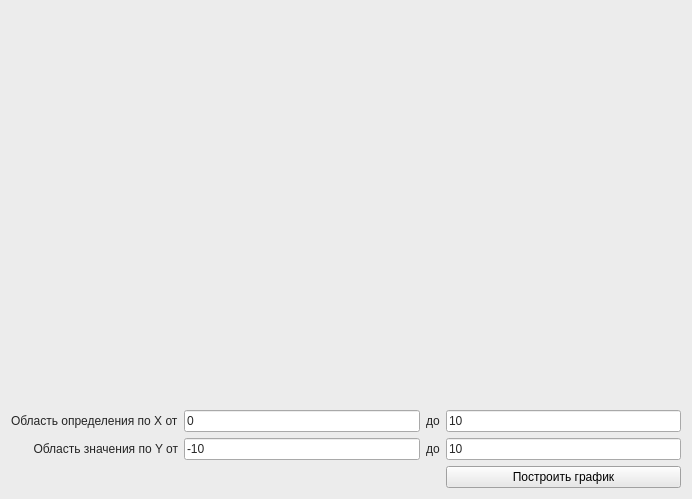
<?xml version="1.0" encoding="UTF-8"?>
<ui version="4.0">
 <class>GraphWindow</class>
 <widget class="QDialog" name="GraphWindow">
  <property name="geometry">
   <rect>
    <x>0</x>
    <y>0</y>
    <width>692</width>
    <height>499</height>
   </rect>
  </property>
  <property name="palette">
   <palette>
    <active>
     <colorrole role="WindowText">
      <brush brushstyle="SolidPattern">
       <color alpha="255">
        <red>255</red>
        <green>255</green>
        <blue>255</blue>
       </color>
      </brush>
     </colorrole>
     <colorrole role="Button">
      <brush brushstyle="SolidPattern">
       <color alpha="255">
        <red>65</red>
        <green>9</green>
        <blue>15</blue>
       </color>
      </brush>
     </colorrole>
     <colorrole role="Light">
      <brush brushstyle="SolidPattern">
       <color alpha="255">
        <red>22</red>
        <green>70</green>
        <blue>73</blue>
       </color>
      </brush>
     </colorrole>
     <colorrole role="Midlight">
      <brush brushstyle="SolidPattern">
       <color alpha="255">
        <red>22</red>
        <green>70</green>
        <blue>73</blue>
       </color>
      </brush>
     </colorrole>
     <colorrole role="Dark">
      <brush brushstyle="SolidPattern">
       <color alpha="255">
        <red>21</red>
        <green>70</green>
        <blue>73</blue>
       </color>
      </brush>
     </colorrole>
     <colorrole role="Text">
      <brush brushstyle="SolidPattern">
       <color alpha="216">
        <red>255</red>
        <green>255</green>
        <blue>255</blue>
       </color>
      </brush>
     </colorrole>
     <colorrole role="BrightText">
      <brush brushstyle="SolidPattern">
       <color alpha="255">
        <red>238</red>
        <green>73</green>
        <blue>226</blue>
       </color>
      </brush>
     </colorrole>
     <colorrole role="ButtonText">
      <brush brushstyle="SolidPattern">
       <color alpha="217">
        <red>255</red>
        <green>255</green>
        <blue>255</blue>
       </color>
      </brush>
     </colorrole>
     <colorrole role="Base">
      <brush brushstyle="SolidPattern">
       <color alpha="255">
        <red>17</red>
        <green>85</green>
        <blue>75</blue>
       </color>
      </brush>
     </colorrole>
     <colorrole role="Window">
      <brush brushstyle="SolidPattern">
       <color alpha="255">
        <red>12</red>
        <green>61</green>
        <blue>54</blue>
       </color>
      </brush>
     </colorrole>
     <colorrole role="Shadow">
      <brush brushstyle="SolidPattern">
       <color alpha="255">
        <red>8</red>
        <green>41</green>
        <blue>36</blue>
       </color>
      </brush>
     </colorrole>
     <colorrole role="Highlight">
      <brush brushstyle="SolidPattern">
       <color alpha="255">
        <red>38</red>
        <green>57</green>
        <blue>63</blue>
       </color>
      </brush>
     </colorrole>
     <colorrole role="Link">
      <brush brushstyle="SolidPattern">
       <color alpha="255">
        <red>219</red>
        <green>145</green>
        <blue>153</blue>
       </color>
      </brush>
     </colorrole>
     <colorrole role="AlternateBase">
      <brush brushstyle="SolidPattern">
       <color alpha="255">
        <red>24</red>
        <green>85</green>
        <blue>91</blue>
       </color>
      </brush>
     </colorrole>
     <colorrole role="ToolTipBase">
      <brush brushstyle="SolidPattern">
       <color alpha="255">
        <red>47</red>
        <green>21</green>
        <blue>26</blue>
       </color>
      </brush>
     </colorrole>
     <colorrole role="ToolTipText">
      <brush brushstyle="SolidPattern">
       <color alpha="255">
        <red>146</red>
        <green>146</green>
        <blue>146</blue>
       </color>
      </brush>
     </colorrole>
    </active>
    <inactive>
     <colorrole role="WindowText">
      <brush brushstyle="SolidPattern">
       <color alpha="216">
        <red>0</red>
        <green>0</green>
        <blue>0</blue>
       </color>
      </brush>
     </colorrole>
     <colorrole role="Button">
      <brush brushstyle="SolidPattern">
       <color alpha="255">
        <red>236</red>
        <green>236</green>
        <blue>236</blue>
       </color>
      </brush>
     </colorrole>
     <colorrole role="Light">
      <brush brushstyle="SolidPattern">
       <color alpha="255">
        <red>255</red>
        <green>255</green>
        <blue>255</blue>
       </color>
      </brush>
     </colorrole>
     <colorrole role="Midlight">
      <brush brushstyle="SolidPattern">
       <color alpha="255">
        <red>245</red>
        <green>245</green>
        <blue>245</blue>
       </color>
      </brush>
     </colorrole>
     <colorrole role="Dark">
      <brush brushstyle="SolidPattern">
       <color alpha="255">
        <red>191</red>
        <green>191</green>
        <blue>191</blue>
       </color>
      </brush>
     </colorrole>
     <colorrole role="Text">
      <brush brushstyle="SolidPattern">
       <color alpha="216">
        <red>0</red>
        <green>0</green>
        <blue>0</blue>
       </color>
      </brush>
     </colorrole>
     <colorrole role="BrightText">
      <brush brushstyle="SolidPattern">
       <color alpha="255">
        <red>255</red>
        <green>255</green>
        <blue>255</blue>
       </color>
      </brush>
     </colorrole>
     <colorrole role="ButtonText">
      <brush brushstyle="SolidPattern">
       <color alpha="255">
        <red>0</red>
        <green>0</green>
        <blue>0</blue>
       </color>
      </brush>
     </colorrole>
     <colorrole role="Base">
      <brush brushstyle="SolidPattern">
       <color alpha="255">
        <red>255</red>
        <green>255</green>
        <blue>255</blue>
       </color>
      </brush>
     </colorrole>
     <colorrole role="Window">
      <brush brushstyle="SolidPattern">
       <color alpha="255">
        <red>236</red>
        <green>236</green>
        <blue>236</blue>
       </color>
      </brush>
     </colorrole>
     <colorrole role="Shadow">
      <brush brushstyle="SolidPattern">
       <color alpha="255">
        <red>0</red>
        <green>0</green>
        <blue>0</blue>
       </color>
      </brush>
     </colorrole>
     <colorrole role="Highlight">
      <brush brushstyle="SolidPattern">
       <color alpha="255">
        <red>212</red>
        <green>212</green>
        <blue>212</blue>
       </color>
      </brush>
     </colorrole>
     <colorrole role="Link">
      <brush brushstyle="SolidPattern">
       <color alpha="255">
        <red>0</red>
        <green>0</green>
        <blue>255</blue>
       </color>
      </brush>
     </colorrole>
     <colorrole role="AlternateBase">
      <brush brushstyle="SolidPattern">
       <color alpha="255">
        <red>245</red>
        <green>245</green>
        <blue>245</blue>
       </color>
      </brush>
     </colorrole>
     <colorrole role="ToolTipBase">
      <brush brushstyle="SolidPattern">
       <color alpha="255">
        <red>255</red>
        <green>255</green>
        <blue>255</blue>
       </color>
      </brush>
     </colorrole>
     <colorrole role="ToolTipText">
      <brush brushstyle="SolidPattern">
       <color alpha="255">
        <red>0</red>
        <green>0</green>
        <blue>0</blue>
       </color>
      </brush>
     </colorrole>
    </inactive>
    <disabled>
     <colorrole role="WindowText">
      <brush brushstyle="SolidPattern">
       <color alpha="255">
        <red>21</red>
        <green>70</green>
        <blue>73</blue>
       </color>
      </brush>
     </colorrole>
     <colorrole role="Button">
      <brush brushstyle="SolidPattern">
       <color alpha="255">
        <red>65</red>
        <green>9</green>
        <blue>15</blue>
       </color>
      </brush>
     </colorrole>
     <colorrole role="Light">
      <brush brushstyle="SolidPattern">
       <color alpha="255">
        <red>22</red>
        <green>70</green>
        <blue>73</blue>
       </color>
      </brush>
     </colorrole>
     <colorrole role="Midlight">
      <brush brushstyle="SolidPattern">
       <color alpha="255">
        <red>22</red>
        <green>70</green>
        <blue>73</blue>
       </color>
      </brush>
     </colorrole>
     <colorrole role="Dark">
      <brush brushstyle="SolidPattern">
       <color alpha="255">
        <red>21</red>
        <green>70</green>
        <blue>73</blue>
       </color>
      </brush>
     </colorrole>
     <colorrole role="Text">
      <brush brushstyle="SolidPattern">
       <color alpha="255">
        <red>21</red>
        <green>70</green>
        <blue>73</blue>
       </color>
      </brush>
     </colorrole>
     <colorrole role="BrightText">
      <brush brushstyle="SolidPattern">
       <color alpha="255">
        <red>238</red>
        <green>73</green>
        <blue>226</blue>
       </color>
      </brush>
     </colorrole>
     <colorrole role="ButtonText">
      <brush brushstyle="SolidPattern">
       <color alpha="255">
        <red>21</red>
        <green>70</green>
        <blue>73</blue>
       </color>
      </brush>
     </colorrole>
     <colorrole role="Base">
      <brush brushstyle="SolidPattern">
       <color alpha="255">
        <red>12</red>
        <green>61</green>
        <blue>54</blue>
       </color>
      </brush>
     </colorrole>
     <colorrole role="Window">
      <brush brushstyle="SolidPattern">
       <color alpha="255">
        <red>12</red>
        <green>61</green>
        <blue>54</blue>
       </color>
      </brush>
     </colorrole>
     <colorrole role="Shadow">
      <brush brushstyle="SolidPattern">
       <color alpha="255">
        <red>0</red>
        <green>0</green>
        <blue>0</blue>
       </color>
      </brush>
     </colorrole>
     <colorrole role="Highlight">
      <brush brushstyle="SolidPattern">
       <color alpha="255">
        <red>212</red>
        <green>212</green>
        <blue>212</blue>
       </color>
      </brush>
     </colorrole>
     <colorrole role="Link">
      <brush brushstyle="SolidPattern">
       <color alpha="255">
        <red>0</red>
        <green>0</green>
        <blue>255</blue>
       </color>
      </brush>
     </colorrole>
     <colorrole role="AlternateBase">
      <brush brushstyle="SolidPattern">
       <color alpha="255">
        <red>245</red>
        <green>245</green>
        <blue>245</blue>
       </color>
      </brush>
     </colorrole>
     <colorrole role="ToolTipBase">
      <brush brushstyle="SolidPattern">
       <color alpha="255">
        <red>255</red>
        <green>255</green>
        <blue>255</blue>
       </color>
      </brush>
     </colorrole>
     <colorrole role="ToolTipText">
      <brush brushstyle="SolidPattern">
       <color alpha="255">
        <red>0</red>
        <green>0</green>
        <blue>0</blue>
       </color>
      </brush>
     </colorrole>
    </disabled>
   </palette>
  </property>
  <property name="windowTitle">
   <string>Dialog</string>
  </property>
  <layout class="QGridLayout" name="gridLayout">
   <item row="1" column="1">
    <widget class="QLineEdit" name="domain_x_begin">
     <property name="text">
      <string>0</string>
     </property>
    </widget>
   </item>
   <item row="2" column="3">
    <widget class="QLineEdit" name="domain_y_end">
     <property name="text">
      <string>10</string>
     </property>
    </widget>
   </item>
   <item row="1" column="0">
    <widget class="QLabel" name="label">
     <property name="text">
      <string>Область определения по X от</string>
     </property>
    </widget>
   </item>
   <item row="2" column="1">
    <widget class="QLineEdit" name="domain_y_begin">
     <property name="text">
      <string>-10</string>
     </property>
    </widget>
   </item>
   <item row="1" column="3">
    <widget class="QLineEdit" name="domain_x_end">
     <property name="text">
      <string>10</string>
     </property>
    </widget>
   </item>
   <item row="1" column="2">
    <widget class="QLabel" name="label_3">
     <property name="text">
      <string>до</string>
     </property>
     <property name="alignment">
      <set>Qt::AlignCenter</set>
     </property>
    </widget>
   </item>
   <item row="2" column="0">
    <widget class="QLabel" name="label_4">
     <property name="text">
      <string>Область значения по Y от</string>
     </property>
     <property name="alignment">
      <set>Qt::AlignRight|Qt::AlignTrailing|Qt::AlignVCenter</set>
     </property>
    </widget>
   </item>
   <item row="2" column="2">
    <widget class="QLabel" name="label_2">
     <property name="text">
      <string>до</string>
     </property>
     <property name="alignment">
      <set>Qt::AlignCenter</set>
     </property>
    </widget>
   </item>
   <item row="0" column="0" colspan="4">
    <widget class="QCustomPlot" name="widget" native="true"/>
   </item>
   <item row="3" column="3">
    <widget class="QPushButton" name="button">
     <property name="text">
      <string>Построить график</string>
     </property>
    </widget>
   </item>
   <item row="3" column="0" colspan="3">
    <widget class="QLabel" name="expression">
     <property name="text">
      <string/>
     </property>
     <property name="alignment">
      <set>Qt::AlignRight|Qt::AlignTrailing|Qt::AlignVCenter</set>
     </property>
    </widget>
   </item>
  </layout>
 </widget>
 <customwidgets>
  <customwidget>
   <class>QCustomPlot</class>
   <extends>QWidget</extends>
   <header>qcustomplot.h</header>
   <container>1</container>
  </customwidget>
 </customwidgets>
 <resources/>
 <connections/>
</ui>
